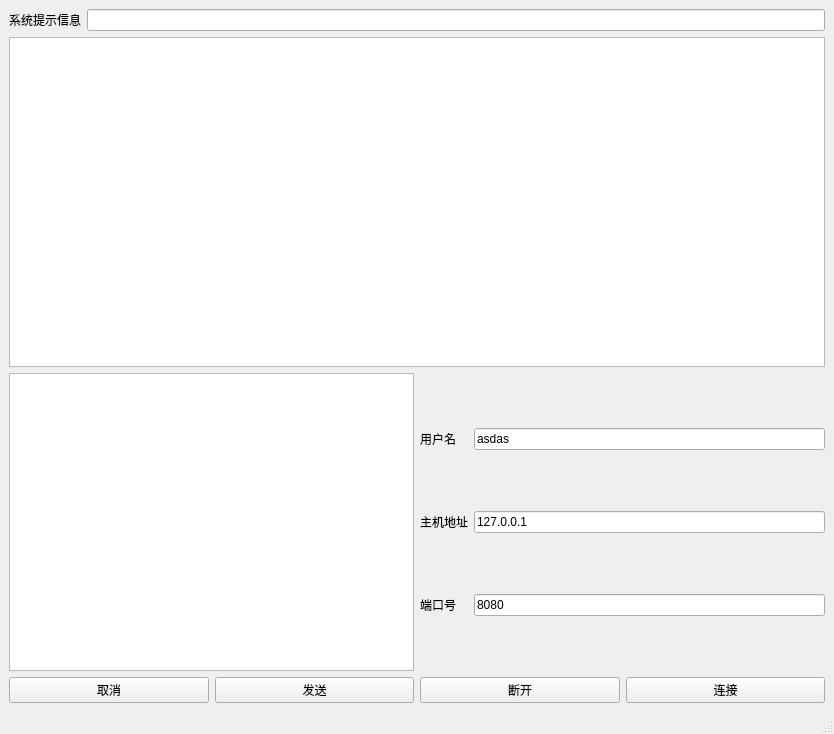
<?xml version="1.0" encoding="UTF-8"?>
<ui version="4.0">
 <class>MainWindow</class>
 <widget class="QMainWindow" name="MainWindow">
  <property name="geometry">
   <rect>
    <x>0</x>
    <y>0</y>
    <width>834</width>
    <height>734</height>
   </rect>
  </property>
  <property name="windowTitle">
   <string>MainWindow</string>
  </property>
  <widget class="QWidget" name="centralwidget">
   <layout class="QGridLayout" name="gridLayout_2">
    <item row="0" column="0">
     <layout class="QHBoxLayout" name="qh_tip">
      <item>
       <widget class="QLabel" name="tip_label">
        <property name="text">
         <string>系统提示信息</string>
        </property>
       </widget>
      </item>
      <item>
       <widget class="QLineEdit" name="tip_edit"/>
      </item>
     </layout>
    </item>
    <item row="1" column="0">
     <widget class="QTextEdit" name="recieve_edit"/>
    </item>
    <item row="2" column="0">
     <layout class="QGridLayout" name="client_qg">
      <item row="1" column="0">
       <layout class="QHBoxLayout" name="horizontalLayout">
        <item>
         <widget class="QPushButton" name="cancel_pb">
          <property name="text">
           <string>取消</string>
          </property>
         </widget>
        </item>
        <item>
         <widget class="QPushButton" name="send_pb">
          <property name="text">
           <string>发送</string>
          </property>
         </widget>
        </item>
       </layout>
      </item>
      <item row="1" column="1">
       <layout class="QHBoxLayout" name="horizontalLayout_2">
        <item>
         <widget class="QPushButton" name="disconnect_pb">
          <property name="text">
           <string>断开</string>
          </property>
         </widget>
        </item>
        <item>
         <widget class="QPushButton" name="connect_pb">
          <property name="text">
           <string>连接</string>
          </property>
         </widget>
        </item>
       </layout>
      </item>
      <item row="0" column="0">
       <widget class="QTextEdit" name="send_edit"/>
      </item>
      <item row="0" column="1">
       <layout class="QGridLayout" name="gridLayout">
        <item row="0" column="1">
         <widget class="QLineEdit" name="username_edit">
          <property name="text">
           <string>asdas</string>
          </property>
         </widget>
        </item>
        <item row="1" column="0">
         <widget class="QLabel" name="host_label">
          <property name="text">
           <string>主机地址</string>
          </property>
         </widget>
        </item>
        <item row="0" column="0">
         <widget class="QLabel" name="username_label">
          <property name="text">
           <string>用户名</string>
          </property>
         </widget>
        </item>
        <item row="1" column="1">
         <widget class="QLineEdit" name="host_edit">
          <property name="text">
           <string>127.0.0.1</string>
          </property>
         </widget>
        </item>
        <item row="2" column="0">
         <widget class="QLabel" name="port_label">
          <property name="text">
           <string>端口号</string>
          </property>
         </widget>
        </item>
        <item row="2" column="1">
         <widget class="QLineEdit" name="port_edit">
          <property name="text">
           <string>8080</string>
          </property>
         </widget>
        </item>
       </layout>
      </item>
     </layout>
    </item>
   </layout>
  </widget>
  <widget class="QMenuBar" name="menubar">
   <property name="geometry">
    <rect>
     <x>0</x>
     <y>0</y>
     <width>834</width>
     <height>22</height>
    </rect>
   </property>
  </widget>
  <widget class="QStatusBar" name="statusbar"/>
 </widget>
 <resources/>
 <connections/>
</ui>
